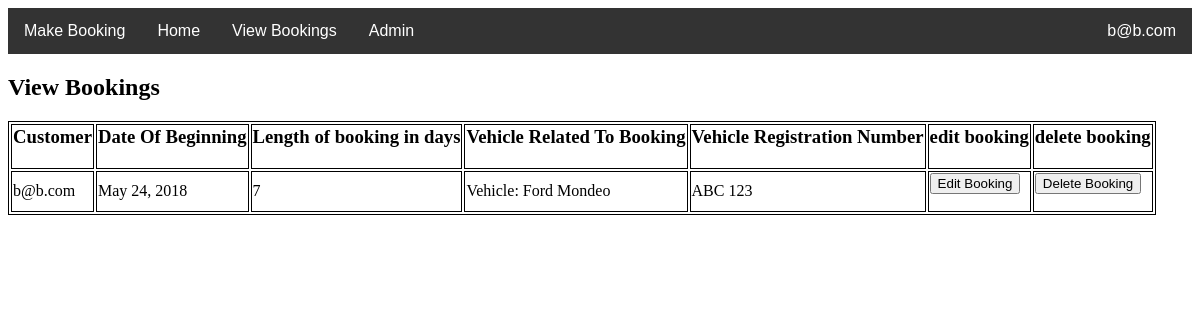
/ParkEasy/view-bookings/ (signed in), run on an earlier commit of the app's database.
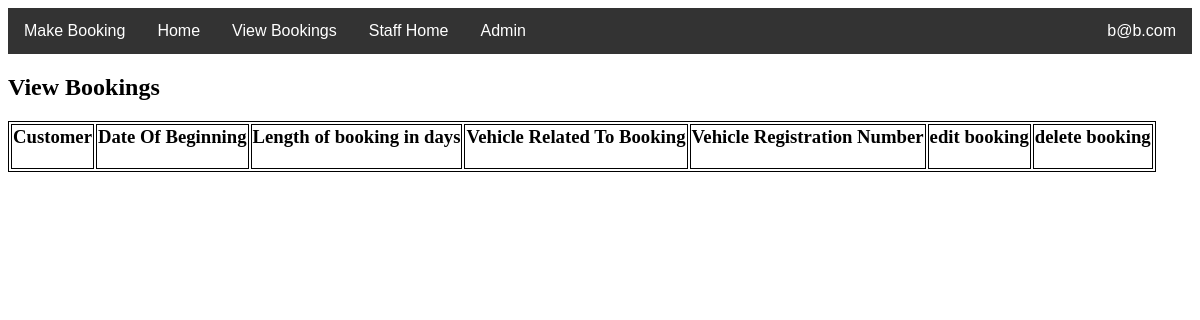
And on a later commit of the database.
### ParkEasy/models.py (models this page shows, shortened)
class Booking(models.Model):
    customer = models.ForeignKey(Customer, on_delete=models.CASCADE)
    prices = models.ForeignKey(Prices, on_delete=models.CASCADE, default=1)
    vehicle = models.ForeignKey(Vehicle, on_delete=models.CASCADE)
    departing = models.ForeignKey(Departing, on_delete=models.CASCADE)
    arriving = models.ForeignKey(Arriving, on_delete=models.CASCADE)
    vip = models.BooleanField(default=False)
    valet = models.BooleanField(default=False)
    booking_date = models.DateField(default=timezone.now)
    booking_length = models.IntegerField(default=0)
    checked_in = models.BooleanField(default=False)
    checked_out = models.BooleanField(default=False)
    date_created = models.DateField(default=timezone.now)

class Customer(AbstractUser):
    password = models.CharField(max_length=100, default="")
    email = models.EmailField(max_length=100, default="", unique=True)
    is_staff = models.BooleanField(
        default=False,
        help_text='Designates whether the user can log into this site.',
    )
    address_line1 = models.CharField(max_length=100)
    address_line2 = models.CharField(max_length=100)
    postcode = models.CharField(max_length=16)
    tel_no = models.CharField(max_length=20)
    username = None
    USERNAME_FIELD = 'email'
    REQUIRED_FIELDS = []
    objects = UserManager()
    def get_username(self):
        return self.email

class Vehicle(models.Model):
    reg_no = models.CharField(max_length=7)
    make = models.CharField(max_length=64)
    manufacturer = models.CharField(max_length=64)
    def __str__(self):
        return 'Vehicle: ' + self.manufacturer + ' ' + self.make

### ParkEasy/views.py (the view)
# urls.py: path('view-bookings/', view_bookings, name="view-bookings"),
def view_bookings(request):
    query_results = Booking.objects.filter(customer=request.user)
    context = {"query_results": query_results}
    return render(request, 'view-bookings.html', context)

### ParkEasy/templatetags/has_group.py (called while the page is built)
@register.filter(name='has_group')
def has_group(user, group_name):
    group = Group.objects.get(name=group_name)
    return group in user.groups.all()

### templates/view-bookings.html (shortened to what this page needs)
{% extends 'base.html' %}
{% load static %}
{% block content %}
  <h2>View Bookings</h2>
  <p>
    <table>
        <tr>
            <th><h3>Customer</h3></th>
            <th><h3>Date Of Beginning</h3></th>
            <th><h3>Length of booking in days</h3></th>
            <th><h3>Vehicle Related To Booking</h3></th>
            <th><h3>Vehicle Registration Number</h3></th>
            <th><h3>edit booking</h3></th>
            <th><h3>delete booking</h3></th>
        </tr>
 {% for item in query_results %}
        <tr>
            <td>
                {{ item.customer }}
            </td>
            <td>
                {{ item.booking_date }}
            </td>
            <td>
                {{ item.booking_length }}
            </td>
            <td>
                {{ item.vehicle }}
            </td>
            <td>
                {{ item.vehicle.reg_no }}
            </td>
            <td>
            <form action = "{% url 'edit-form' id=item.id %}" method = "POST">
                <input type="submit" name="edit-form" formmethod="post" Value="Edit Booking">
            </form>
            </td>
            <td>
                <form action = "{% url 'delete-booking' id=item.id %}" method = "POST">
                    <input type="submit" name="delete-booking" formmethod="post" Value="Delete Booking">
                </form>
            </td>
{% endfor %}
        </tr>
</table>
</p>
{% endblock %}

### templates/base.html (shortened to what this page needs)
{% load static %}
{% load has_group %}
<link rel="stylesheet" type="text/css" href="{% static 'style.css' %}"/>
<html>
<head>
</head>
<body>
<div class="navbar">
    {% if user.is_authenticated %}
        <a href="{% url 'booking' %}">Make Booking</a>
    {% else %}
        <a href="{% url 'login' %}">login to Make Booking</a>
    {% endif %}
    <a href="{% url 'home' %}">Home</a>
    {% if user.is_authenticated %}
        <a href="{% url 'view-bookings' %}">View Bookings</a>
    {% endif %}
    {% if request.user|has_group:"Staff" or user.is_superuser %}
        <a href="{% url 'staff-home' %}">Staff Home</a>
    {% endif %}
    {% if user.is_superuser %}
        <a href="{% url 'admin:index' %}">Admin</a>
    {% endif %}
    <div class="dropdown" style="float:right;">
        <button class="dropbtn">{{ request.user.email }}
        </button>
    </div>
</div>
{% block content %}
{% endblock content %}
</body>
</html>

What changed in the data, as far as the page shows it:
removed Booking: customer "b@b.com", booking_date "May 24, 2018", booking_length "7", vehicle "Vehicle: Ford Mondeo", vehicle.reg_no "ABC 123"
Also different on the page:
text now shown: "Staff Home"
